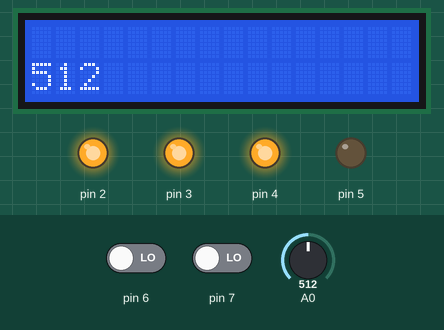
Recording of a sketch running on a simulated Arduino Uno, built with avr-gcc and run on an emulated ATmega328P. Parts: 16×2 character LCD, output pins drawn as LEDs (lit = HIGH). The inputs (shaded band) are chosen by the test bench; at power-on: pin 6 LOW, pin 7 LOW, A0 = 512.

Above: at 1.2 s.
1.3 s: pin 6 driven HIGH
At 2.6 s:
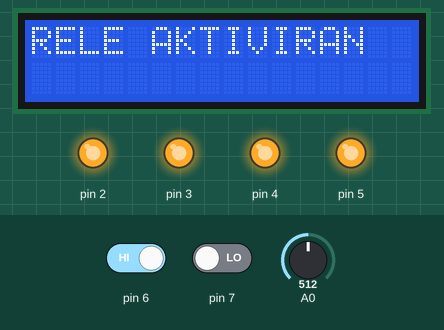
2.9 s: pin 6 driven LOW
At 3.11 s:
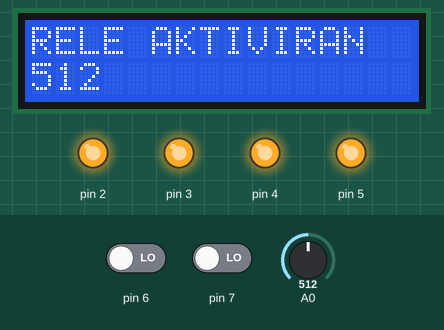
4.4 s: pin 7 driven HIGH
At 5.6 s:
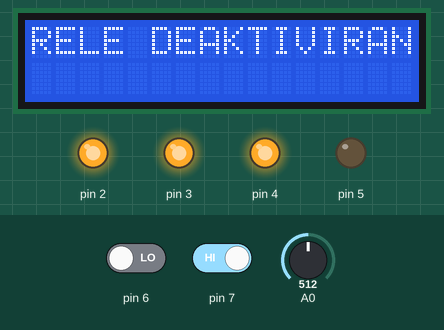
6.0 s: pin 7 driven LOW
At 6.37 s:
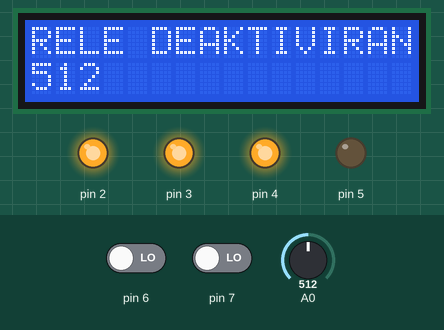
7.6 s: A0 set to 716
At 7.99 s:
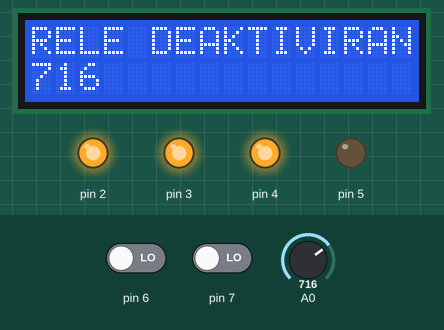
9.2 s: A0 set to 900
At 9.4 s:
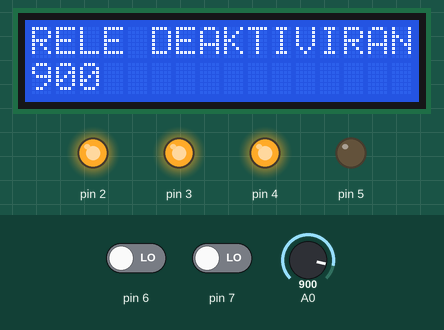
Timing chart, 0 to 11.7 s (numbered marks = the images above; inputs shaded):
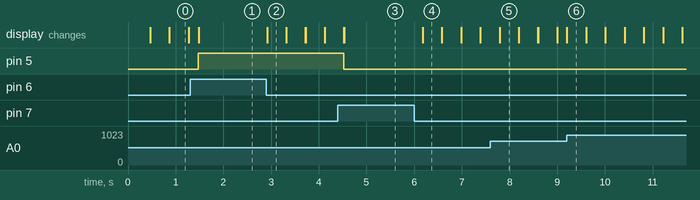

Measured:
- after the input at 1.3 s, pin 5: LOW → HIGH after 0.18 s; the display: changes after 0.18 s (image 1)
- after the input at 2.9 s, the display: changes at once (image 2)
- after the input at 4.4 s, pin 5: HIGH → LOW after 0.13 s; the display: first differs from a run without the input after 0.13 s (image 3)
- after the input at 6.0 s, the display: changes after 0.18 s (image 4)
- after the input at 7.6 s, the display: first differs from a run without the input after 0.19 s (image 5)
- after the input at 9.2 s, the display: changes at once (image 6)
- what the display in image 0 shows lasts 0.4 s, from 0.9 s to 1.3 s

The sketch:

test_ampermeter_lcd.ino
```cpp
//code made by Uroš Tomažič
#include <LiquidCrystal.h>
const int rs = 13, en = 12, d4 = 11, d5 = 10, d6 = 9, d7 = 8;
LiquidCrystal lcd(rs, en, d4, d5, d6, d7);
int a0;
void setup() {
  lcd.begin(16, 2);
  pinMode(2,OUTPUT);
  pinMode(3,OUTPUT);
  pinMode(4,OUTPUT);
  pinMode(5,OUTPUT);
  digitalWrite(2,HIGH);
  digitalWrite(3,HIGH);
  digitalWrite(4,HIGH);


}

void loop() {
  a0 = analogRead(A0);
  lcd.setCursor(0,1);
  lcd.print(a0);

if(digitalRead(7)==1){
  digitalWrite(5,LOW);
  lcd.clear();
  lcd.print("RELE DEAKTIVIRAN");
  }
if(digitalRead(6)==1){
  digitalWrite(5,HIGH);
  lcd.clear();
  lcd.print("RELE AKTIVIRAN");
}

delay(200);
lcd.setCursor(0,1);
lcd.print("      ");
}
```
